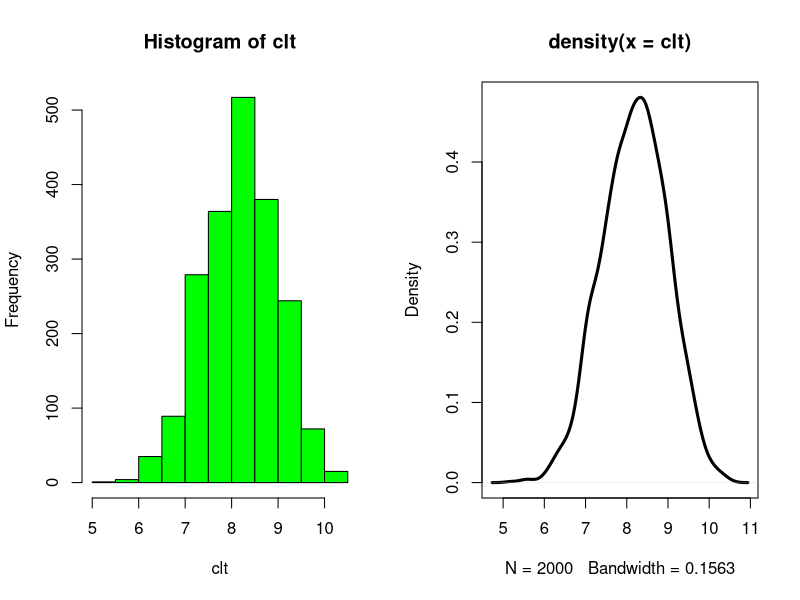

R code for this plot:
prob.die <- c(0.05,0.05,0.05,0.05,0.4,0.4)

CLT.Die <- function (n){
    a=integer()
    for (i in 1:n){
        a[i]=sample(1:6,size=1, prob = prob.die, replace = T)
    }
    m <- mean(a)
    s <- sd(a)
    result <- (m-3.5)/(1.71/sqrt(n))
    return (result)
}

ntimes<-2000
nroll<- 100

clt<-c()

for (i in 1:ntimes){
    clt[i]<- CLT.Die(nroll)
}

par(mfrow=c(1,2))
hist(clt, col='green', border='black')
plot(density(clt), lwd=3)

s.clt <- sd(clt)
m.clt <- mean(clt)

print(paste ("SD of CLT: ", round(s.clt,3)))
print(paste ("Mean of CLT: ", round(m.clt,3)))